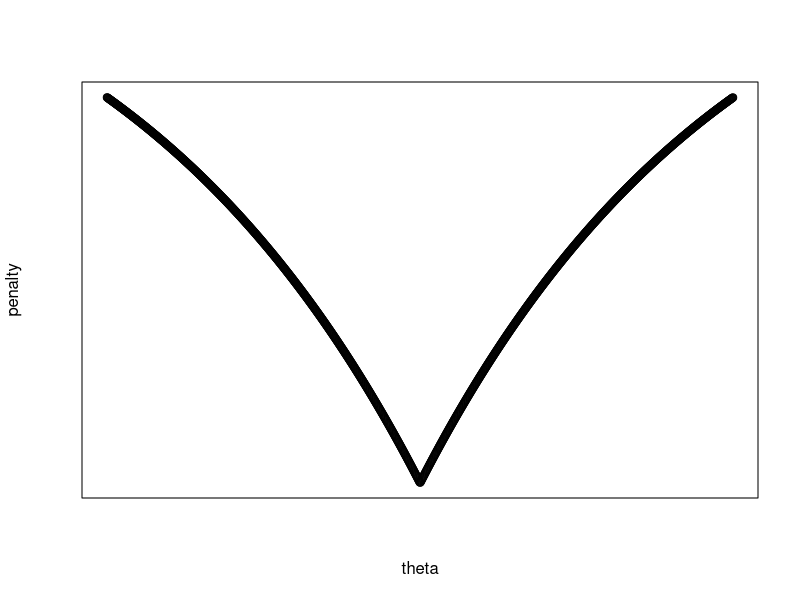
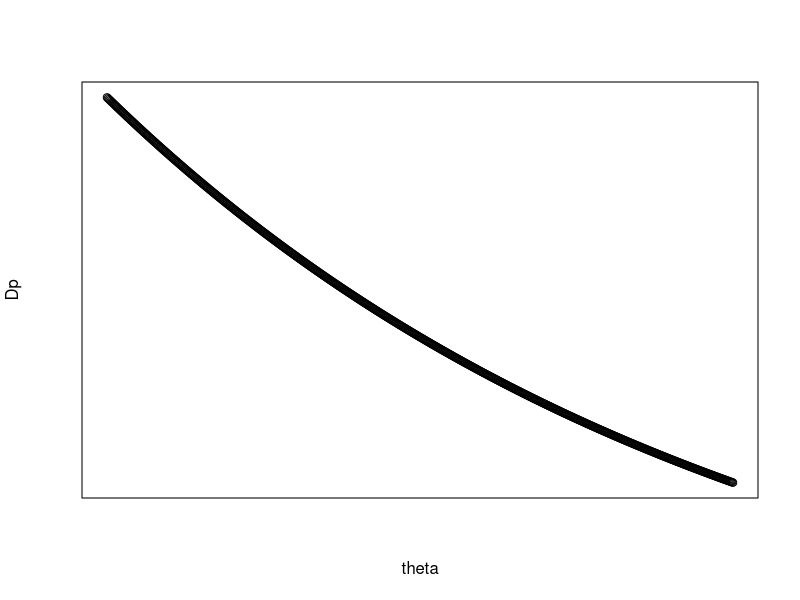

The R source for these figures, in order:
p <- function(theta, lambda, tao) {
  return(lambda^2/tao*(1-exp(-tao*abs(theta)/lambda)));
}

dp <- function(theta, lambda, tao) {
  return(exp(-tao/lambda*abs(theta)));
}

lambda = 2;
tao = 0.3;

theta = seq(-lambda/tao, lambda/tao, 0.01);
penalty = p(theta, lambda, tao);
plot(theta, penalty, xaxt="n", yaxt="n");

theta = seq(0, lambda/tao, 0.01);
Dp = dp(theta, lambda, tao);
plot(theta, Dp, xaxt="n", yaxt="n");
